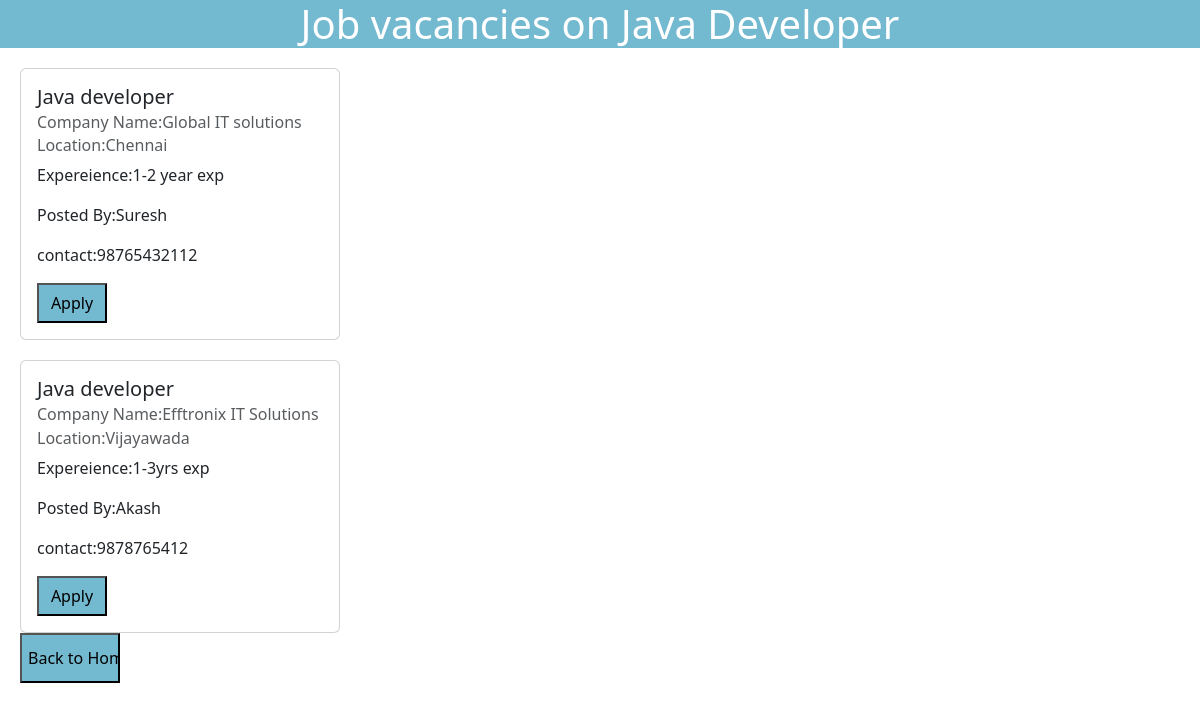
The app's page /java_developer/ with its own data.
### JobHUB/models.py (models this page shows, shortened)
class jobcreate(models.Model):
    company=models.CharField(max_length=30,default="abc info tech",null=True, blank=True)
    experience =models.CharField(max_length=30,default="0-1yr exp")
    location=models.CharField(max_length=20,default="Hyderabad")
    username=models.CharField(max_length=20,default="James", null=True, blank=True)
    mobile=models.CharField(max_length=10,default=calculate_default_mobile)
    job_role= models.CharField(max_length=30,default="React developer", null=True, blank=True)

### JobHUB/views.py (the view)
# urls.py: path('java_developer/',views.java_developer,name="java_developer"),
def java_developer(request):
    java=jobcreate.objects.filter(job_role='Java developer')
    context={
      'java':java,
       }
    template=loader.get_template('java_developer.html')
    return HttpResponse(template.render(context,request))

### JobHUB/templates/java_developer.html (shortened to what this page needs)
<!DOCTYPE html>
<html lang="en">
<head>
    <link href="https://cdn.jsdelivr.net/npm/bootstrap@5.3.0/dist/css/bootstrap.min.css" rel="stylesheet">
    </head>
<body>
   <h1 style=" background-color: rgba(115, 185, 208, 1);text-align:center;color:white">Job vacancies on Java Developer</h1>
   {% for x in java%}
    <div class="card" style="width:20rem;margin-left:20px;margin-top:20px">
        <div class="card-body">
          <h5 class="card-title">{{x.job_role}}</h5>
          <h6 class="card-subtitle mb-2 text-body-secondary">Company Name:{{x.company}}</h6>
          <h6 class="card-subtitle mb-2 text-body-secondary">Location:{{x.location}}</h6>
          <p class="card-text">Expereience:{{x.experience}}</p>
          <p class="card-text">Posted By:{{x.username}}</p>
          <p>contact:{{x.mobile}}</p>
          <a href="{% url 'success'%}" class="card-link"> <input type="submit" value="Apply" style=" background-color: rgba(115, 185, 208, 1); height:40px;width:70px"></a>
        </div>
      </div>
      {% endfor %}
      <a href="{% url 'home'%}"style="margin-left:20px"><input type='submit' value="Back to Home"style="background-color: rgba(115, 185, 208, 1); ; width:100px; height:50px;"></a>
</body>
</html>

### records on screen
jobcreate: job_role "Java developer", company "Global IT solutions", location "Chennai", experience "1-2 year exp", username "Suresh", mobile "98765432112"
jobcreate: job_role "Java developer", company "Efftronix IT Solutions", location "Vijayawada", experience "1-3yrs exp", username "Akash", mobile "9878765412"
